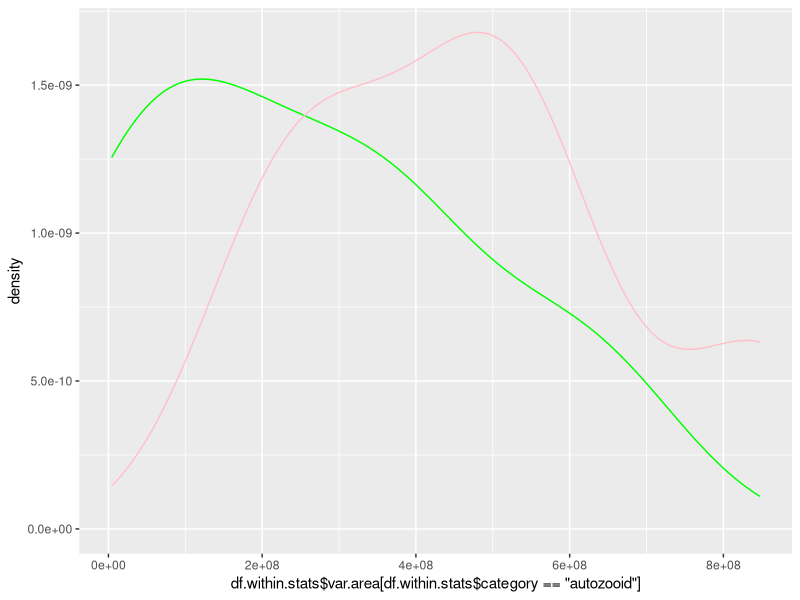
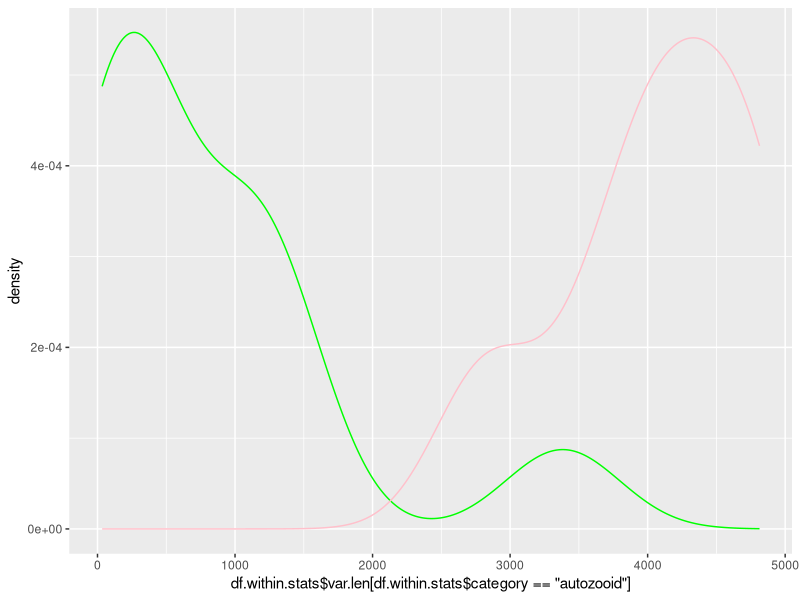
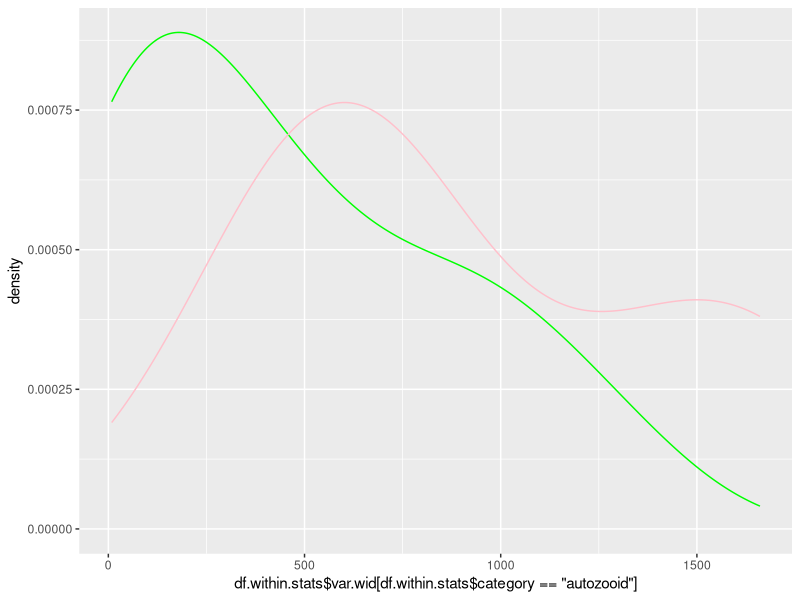

Write R code to recreate these figures, in order.
require(dplyr)
require(ggplot2)

df <- read.csv(file = "6835_KAH_1_box4_distortion_comparisons.csv",
               header = TRUE)

colnames(df)
str(df)

#resize
df$scale <- 0.8106
df$scale[df$image_id == "6835_KAH_1_box4_img1.tif"] <- 1.01

df$area.um <- df$area/df$scale
df$len.um <- df$majorAxis/df$scale
df$wid.um <- df$minorAxis/df$scale

#going to compare the axes and the area
#std.error <- function(x) sd(x)/sqrt(length(x))

df.within.stats <- df %>%
  group_by(category, code) %>%
  summarise(avg.area = mean(area.um, na.rm = TRUE),
            var.area = var(area.um), na.rm = TRUE,
            avg.len = mean(len.um, na.rm = TRUE),
            var.len = var(len.um, na.rm = TRUE),
            avg.wid = mean(wid.um, na.rm = TRUE),
            var.wid = var(wid.um, na.rm = TRUE),
            n = n()) %>%
  as.data.frame()

df.among.stats <- df %>%
  group_by(category, image_id) %>%
  summarise(avg.area = mean(area.um, na.rm = TRUE),
            var.area = var(area.um, na.rm = TRUE),
            avg.len = mean(len.um, na.rm = TRUE),
            var.len = var(len.um, na.rm = TRUE),
            avg.wid = mean(wid.um, na.rm = TRUE),
            var.wid = var(wid.um, na.rm = TRUE),
            n = n()) %>%
  as.data.frame()

ggplot() +
  geom_density(aes(df.within.stats$var.area[df.within.stats$category == "autozooid"]),
                 col = "green") +
  geom_density(aes(df.among.stats$var.area[df.among.stats$category == "autozooid"]),
                 col = "pink")

ggplot() +
  geom_density(aes(df.within.stats$var.len[df.within.stats$category == "autozooid"]),
               col = "green") +
  geom_density(aes(df.among.stats$var.len[df.among.stats$category == "autozooid"]),
               col = "pink")

ggplot() +
  geom_density(aes(df.within.stats$var.wid[df.within.stats$category == "autozooid"]),
               col = "green") +
  geom_density(aes(df.among.stats$var.wid[df.among.stats$category == "autozooid"]),
               col = "pink")

#which ones are the problem
which.max(df.within.stats$var.area)
which.max(df.within.stats$var.len)
which.max(df.within.stats$var.wid)

df.within.stats[11,] #AL autozooid for area and len
df.within.stats[17,] #TMR autozooid for wid

#TR and TL show the most variation
#want to see which imge treatment is driving this
df[df$code == "AL" & df$category == "autozooid",] #img 2 is smallest for area, img 1 is largest for area and len; img 3 smallest for len
#image one is head on

df[df$code == "TMR" & df$category == "autozooid",] #img 3 is largest and 5 is smallest